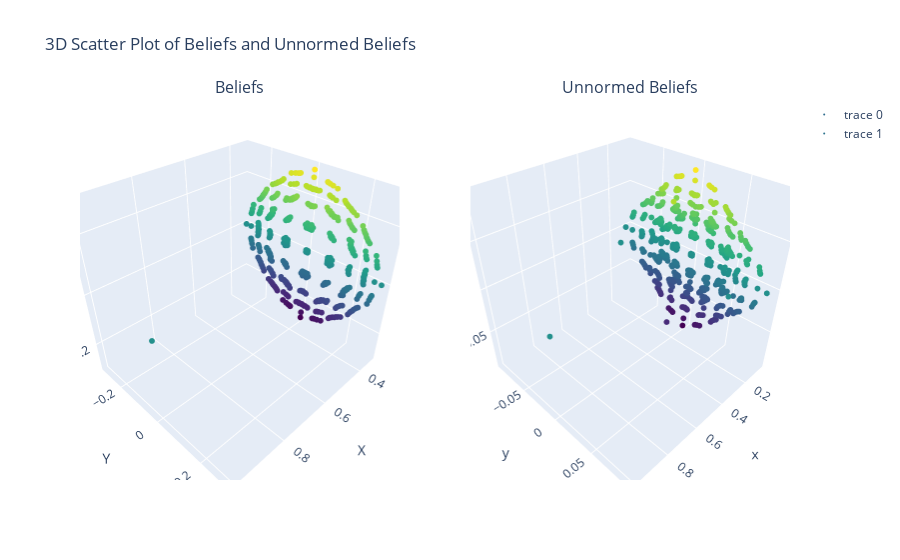

The code cell stored with this chart in its notebook:
### Code cell
import plotly.graph_objects as go
from plotly.subplots import make_subplots

# Extract x, y, z coordinates from beliefs
x_beliefs = [belief[0, 0] for belief in beliefs]
y_beliefs = [belief[0, 1] for belief in beliefs]
z_beliefs = [belief[0, 2] for belief in beliefs]

# Extract x, y, z coordinates from unnorm_beliefs
x_unnorm_beliefs = [belief[0, 0] for belief in unnorm_beliefs]
y_unnorm_beliefs = [belief[0, 1] for belief in unnorm_beliefs]
z_unnorm_beliefs = [belief[0, 2] for belief in unnorm_beliefs]

# Create a subplot with two columns, specifying 3D subplot types
fig = make_subplots(
    rows=1, cols=2, 
    specs=[[{'type': 'scatter3d'}, {'type': 'scatter3d'}]], 
    subplot_titles=("Beliefs", "Unnormed Beliefs")
)

# Add 3D scatter plot for beliefs
fig.add_trace(go.Scatter3d(
    x=x_beliefs,
    y=y_beliefs,
    z=z_beliefs,
    mode='markers',
    marker=dict(
        size=2,
        color=z_beliefs,        # set color to an array/list of z values
        colorscale='Viridis',   # choose a colorscale
        opacity=1.0
    )
), row=1, col=1)

# Add 3D scatter plot for unnormed beliefs
fig.add_trace(go.Scatter3d(
    x=x_unnorm_beliefs,
    y=y_unnorm_beliefs,
    z=z_unnorm_beliefs,
    mode='markers',
    marker=dict(
        size=2,
        color=z_unnorm_beliefs, # set color to an array/list of z values
        colorscale='Viridis',   # choose a colorscale
        opacity=1.0
    )
), row=1, col=2)

# Set plot title and axis labels
fig.update_layout(
    title='3D Scatter Plot of Beliefs and Unnormed Beliefs',
    scene=dict(
        xaxis_title='X',
        yaxis_title='Y',
        zaxis_title='Z'
    )
)

# Show the plot
fig.show()

### Figure 1 — Plotly figure (JSON) as saved in the notebook; plotly's stock layout.template omitted (floating-point values rounded to 4 significant figures; data arrays with more than 128 entries replaced by an {"elided": "..."} marker saying what was removed)
{"data": [{"marker": {"color": {"elided": "1365 float values"}, "colorscale": [[0, "#440154"], [0.1111, "#482878"], [0.2222, "#3e4989"], [0.3333, "#31688e"], [0.4444, "#26828e"], [0.5556, "#1f9e89"], [0.6667, "#35b779"], [0.7778, "#6ece58"], [0.8889, "#b5de2b"], [1, "#fde725"]], "opacity": 1, "size": 2}, "mode": "markers", "scene": "scene", "type": "scatter3d", "x": {"elided": "1365 float values"}, "y": {"elided": "1365 float values"}, "z": {"elided": "1365 float values"}}, {"marker": {"color": {"elided": "1365 float values"}, "colorscale": [[0, "#440154"], [0.1111, "#482878"], [0.2222, "#3e4989"], [0.3333, "#31688e"], [0.4444, "#26828e"], [0.5556, "#1f9e89"], [0.6667, "#35b779"], [0.7778, "#6ece58"], [0.8889, "#b5de2b"], [1, "#fde725"]], "opacity": 1, "size": 2}, "mode": "markers", "scene": "scene2", "type": "scatter3d", "x": {"elided": "1365 float values"}, "y": {"elided": "1365 float values"}, "z": {"elided": "1365 float values"}}], "layout": {"annotations": [{"font": {"size": 16}, "showarrow": false, "text": "Beliefs", "x": 0.225, "xanchor": "center", "xref": "paper", "y": 1, "yanchor": "bottom", "yref": "paper"}, {"font": {"size": 16}, "showarrow": false, "text": "Unnormed Beliefs", "x": 0.775, "xanchor": "center", "xref": "paper", "y": 1, "yanchor": "bottom", "yref": "paper"}], "scene": {"domain": {"x": [0, 0.45], "y": [0, 1]}, "xaxis": {"title": {"text": "X"}}, "yaxis": {"title": {"text": "Y"}}, "zaxis": {"title": {"text": "Z"}}}, "scene2": {"domain": {"x": [0.55, 1], "y": [0, 1]}}, "title": {"text": "3D Scatter Plot of Beliefs and Unnormed Beliefs"}}}
